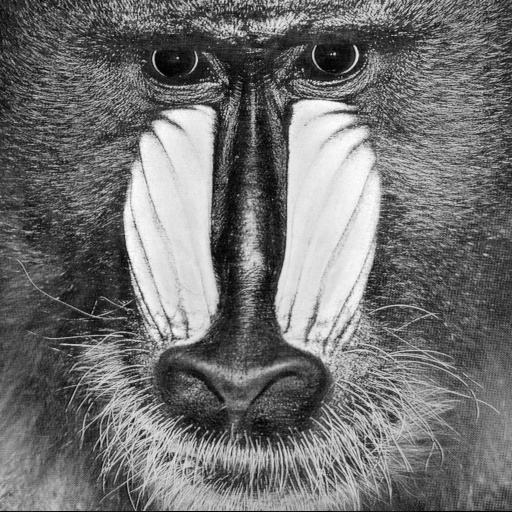
//> input picture PART_1/channel_0_image.jpg, 512 x 512 px
$ ./ex_1 channel_0_image.jpg 1   (built with g++ and OpenCV 4)
//> lines starting //> are read from the running program, lines starting //| are printed output that depends on the picture
#include <iostream>
#include <fstream>
#include <opencv2/opencv.hpp>
#include <opencv2/highgui/highgui.hpp>
#include <string>

using std::cout;
using std::cerr;
using std::endl;
using std::stoi;
using std::string;
using std::invalid_argument;
using std::ofstream;
using cv::imread;
using cv::imwrite;
using cv::Vec3b;
using cv::Mat;
using std::to_string;

int main(int argc, char** argv) {
    /* Check if command line inputs are correctly provided */
    if (argc < 3) {
        cerr << "[ERROR] Usage: " << argv[0] << " <input file> <channel>" << endl;
        return -1;
    }

    /* Try to read channel from command line */
    int channel;
    try {
        channel = stoi(argv[2]);
    } catch(invalid_argument e) {
        cerr << "[ERROR] Invalid type for channel input: " << argv[2] << endl;
        return -1;
    }

    if (channel < 0 || channel > 2) {
        cerr << "[ERROR] Wrong value for channel: 0, 1 or 2" << endl;
        return -1;
    }

    /* Read file name from command line */
    string fileName(argv[1]);

    /* Load the image from a file */
    Mat imgInput = cv::imread(fileName);
//> imgInput is the input picture: 512 rows x 512 cols, CV_8UC3; min 0, max 255, mean 113.1

    /* Check if image is empty */
    if (imgInput.empty()) {
        cerr << "[ERROR] Empty image" << endl;
        return -1;
    }

    /* Create output image */
    Mat imgOutput;
    imgOutput.create(imgInput.rows, imgInput.cols, CV_8UC1);

    /* Modify output image pixel by pixel */
    for (int y=0; y<imgInput.rows; y++){
        for (int x=0; x<imgInput.cols; x++) {
            imgOutput.at<uchar>(y, x) = imgInput.at<Vec3b>(y, x)[channel];
        }
    }

    /* Build image frame to show input and output image side by side */
    Mat frame(imgInput.rows, 2*imgInput.cols, imgInput.type());
    Mat left(frame, cv::Rect(0, 0, imgInput.cols, imgInput.rows));
    imgInput.copyTo(left);
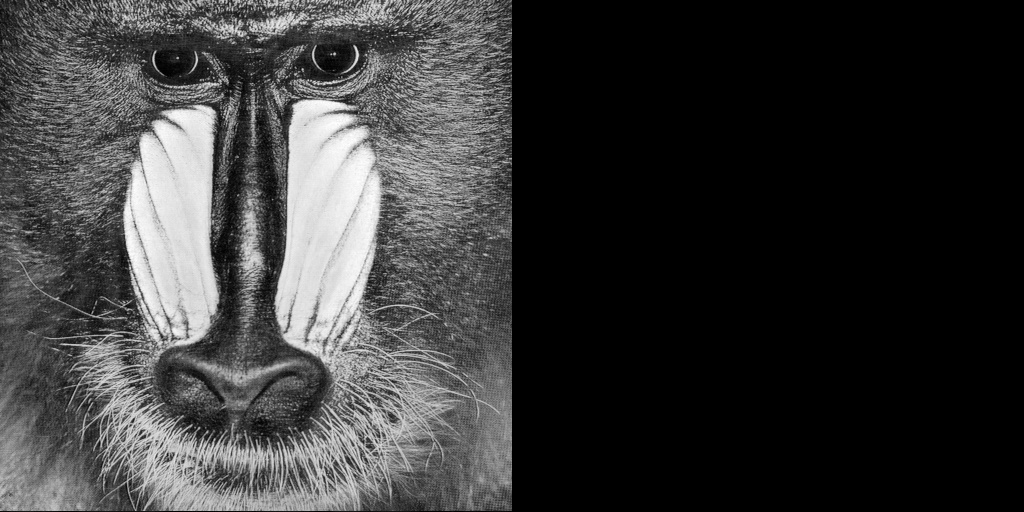
//> frame: 512 rows x 1024 cols, CV_8UC3; min 0, max 255, mean 56.6
    cv::cvtColor(imgOutput, imgOutput, cv::COLOR_GRAY2BGR);
    Mat right(frame, cv::Rect(imgOutput.cols, 0, imgOutput.cols, imgOutput.rows));
//> right: 512 rows x 512 cols, CV_8UC3; every value is 0
    imgOutput.copyTo(right);
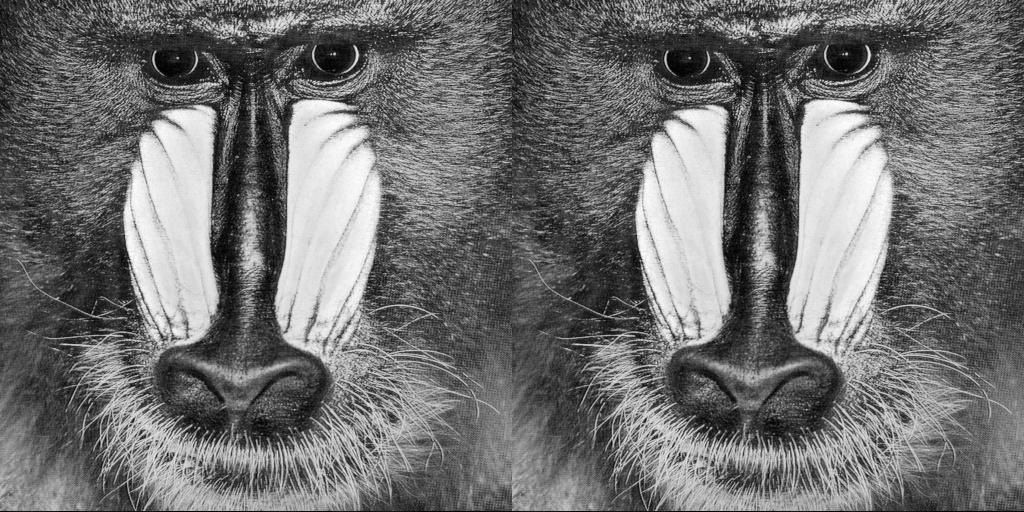
//> frame: 512 rows x 1024 cols, CV_8UC3; min 0, max 255, mean 113.1

    /* Show the images */
    cv::imshow("3 channels | 1 channel", frame);

    /* Wait for a keystroke in the window */
    cv::waitKey(0);

    /* Write the output image to a new file */
    string outputFileName = "../ex_1_channel_" + to_string(channel) + "_image.jpg";
    bool isSuccess = cv::imwrite(outputFileName, imgOutput);

    if (!isSuccess) {
        cerr << "[ERROR] Error writing image" << endl;
        return -1;
    }

    return 0;
}

$ run again, on PART_1/channel_2_image.jpg
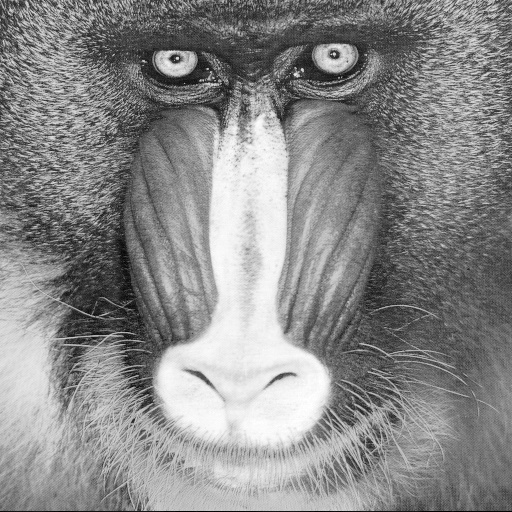
//> input picture PART_1/channel_2_image.jpg, 512 x 512 px
//> imgInput is the input picture: 512 rows x 512 cols, CV_8UC3; min 0, max 255, mean 137.4
//> `imgInput.copyTo(left);`:
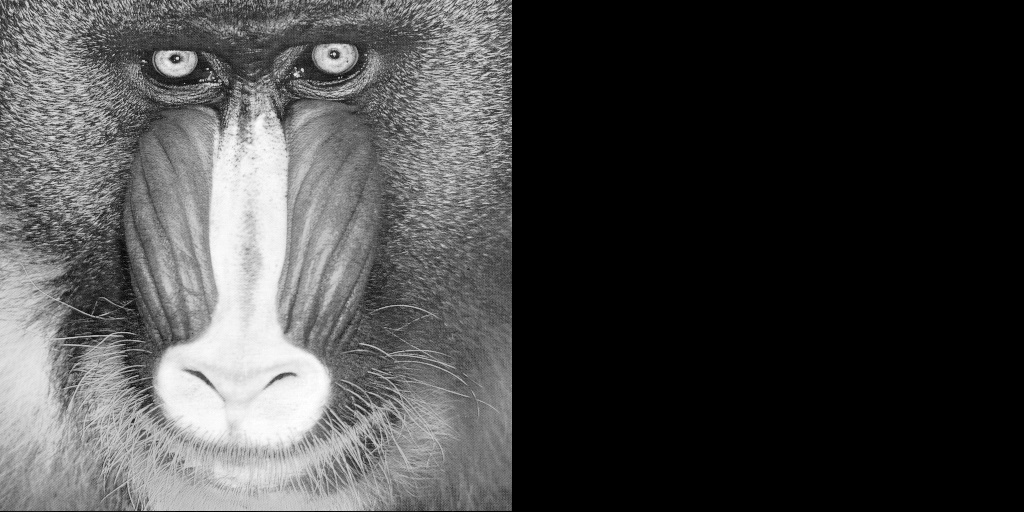
//> frame: 512 rows x 1024 cols, CV_8UC3; min 0, max 255, mean 68.7
//> right: 512 rows x 512 cols, CV_8UC3; every value is 0
//> `imgOutput.copyTo(right);`:
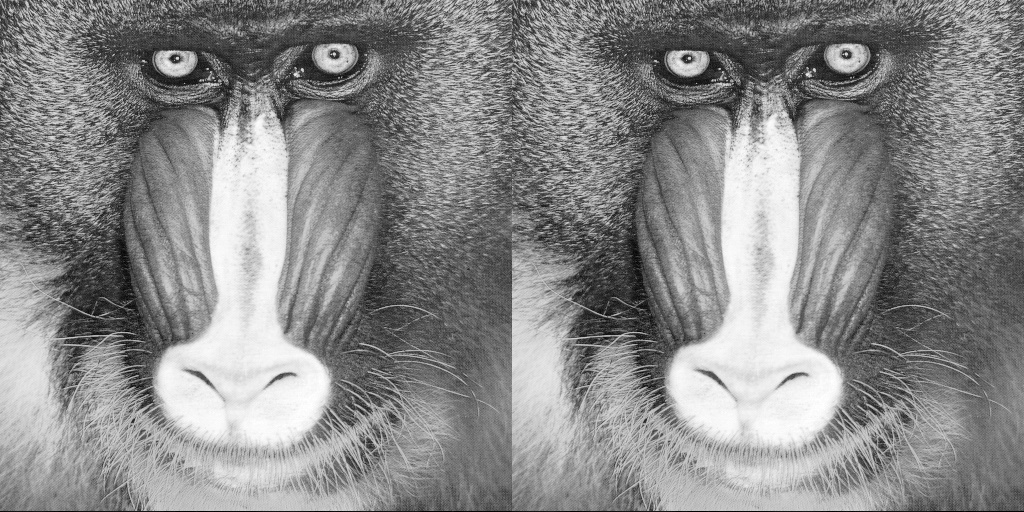
//> frame: 512 rows x 1024 cols, CV_8UC3; min 0, max 255, mean 137.4

$ run again, on PART_1/images.jpeg
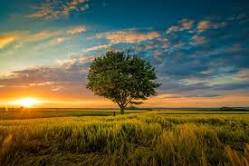
//> input picture PART_1/images.jpeg, 249 x 166 px
//> imgInput is the input picture: 166 rows x 249 cols, CV_8UC3; mean B, G, R 68.5, 95.4, 97.1
//> after the loop `for (int y=0; y<imgInput.rows; y++)`:
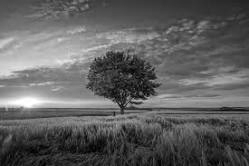
//> imgOutput: 166 rows x 249 cols, CV_8UC1; min 0, max 255, mean 95.4
//> right: 166 rows x 249 cols, CV_8UC3; every value is 0
//> `imgOutput.copyTo(right);`:
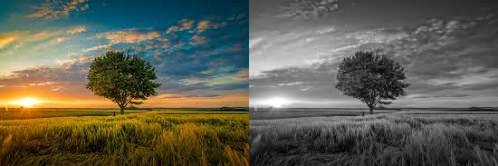
//> frame: 166 rows x 498 cols, CV_8UC3; mean B, G, R 81.9, 95.4, 96.3
